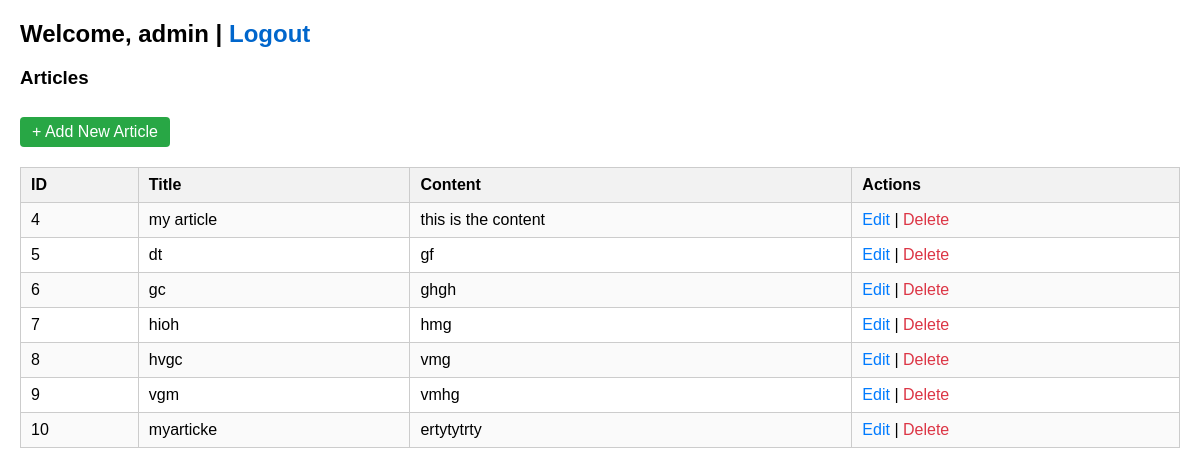
The app's page /dashboard.php (signed in) with its own data.
### tables this page shows
CREATE TABLE `myarticles` (
  `id` int(11) NOT NULL,
  `title` varchar(255) NOT NULL,
  `content` text NOT NULL
);

### dashboard.php (the view, shortened to what this page needs)
<?php
include "db.php";
$result = mysqli_query($conn, "SELECT * FROM myarticles");
?>
<!DOCTYPE html>
<html>
<head>
</head>
<body>
    <h2>
        Welcome, <?php echo $_SESSION['admin']; ?> |
        <a href="logout.php">Logout</a>
    </h2>
    <h3>Articles</h3>
    <a href="add_article.php" class="add-btn">+ Add New Article</a>
    <table>
        <tr>
            <th>ID</th>
            <th>Title</th>
            <th>Content</th>
             <th>Actions</th>
        </tr>
        <?php while($row = mysqli_fetch_assoc($result)): ?>
        <tr>
            <td><?= $row['id']; ?></td>
            <td><?= $row['title']; ?></td>
            <td><?= $row['content']; ?></td>
            <td>
                <a href="edit_article.php?id=<?= $row['id']; ?>" class="edit">Edit</a> |
                <a href="delete_article.php?id=<?= $row['id']; ?>" class="delete" onclick="return confirm('Delete this article?')">Delete</a>
            </td>
        </tr>
        <?php endwhile; ?>
    </table>
</body>
</html>

### dashboard.php (style rules this page uses)
body { font-family: Arial, sans-serif; margin: 20px; }
h2 { margin-bottom: 10px; }
a { text-decoration: none; color: #0066cc; }
.add-btn { display: inline-block; margin: 10px 0; padding: 6px 12px; background: #28a745; color: #fff; border-radius: 4px; }
table { border-collapse: collapse; width: 100%; margin-top: 10px; }
th, td { border: 1px solid #ccc; padding: 8px 10px; text-align: left; }
th { background: #f2f2f2; }
tr:nth-child(even) { background: #fafafa; }
.edit { color: #007bff; }
.delete { color: #dc3545; }

### records on screen
myarticles: id "4", title "my article", content "this is the content"
myarticles: id "5", title "dt", content "gf"
myarticles: id "6", title "gc", content "ghgh"
myarticles: id "7", title "hioh", content "hmg"
myarticles: id "8", title "hvgc", content "vmg"
myarticles: id "9", title "vgm", content "vmhg"
myarticles: id "10", title "myarticke", content "ertytytrty"

### other values on screen
$_SESSION['admin'] "admin"
